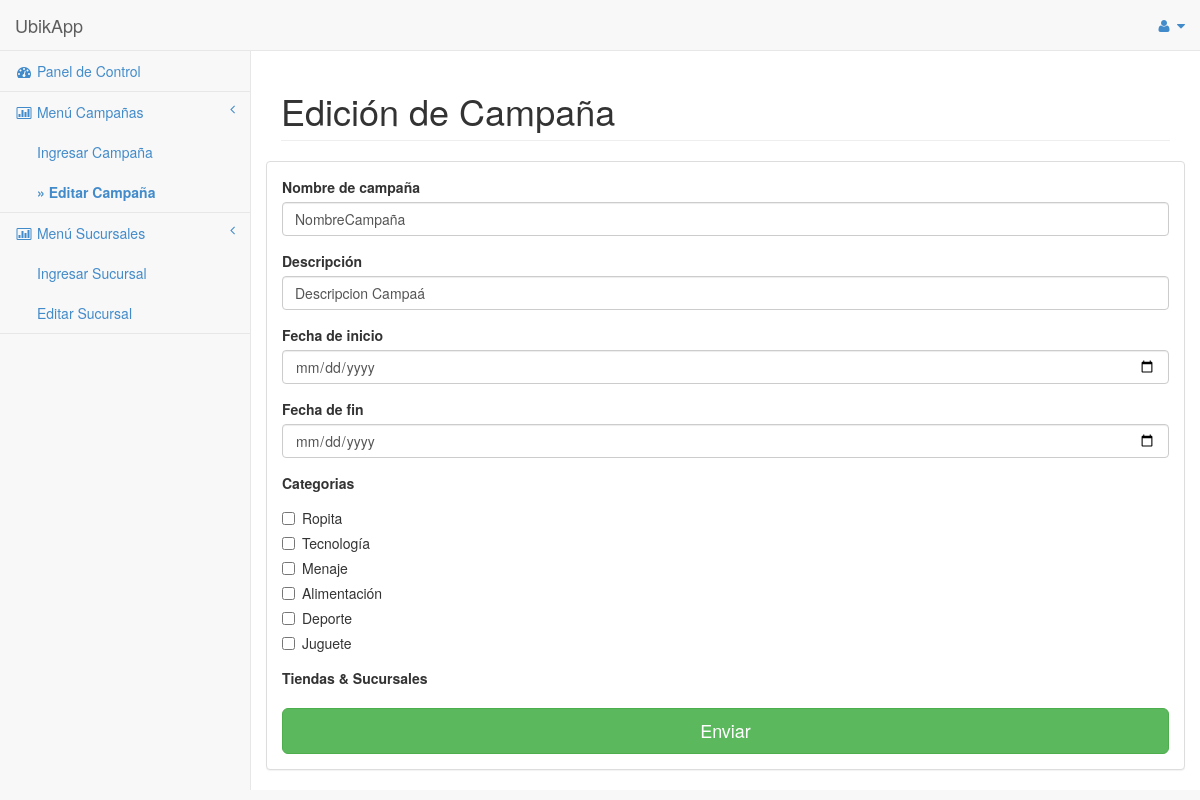
/www/editCampanaIndividual.php?idCampana=4 (signed in), run on an earlier commit of the app's database.
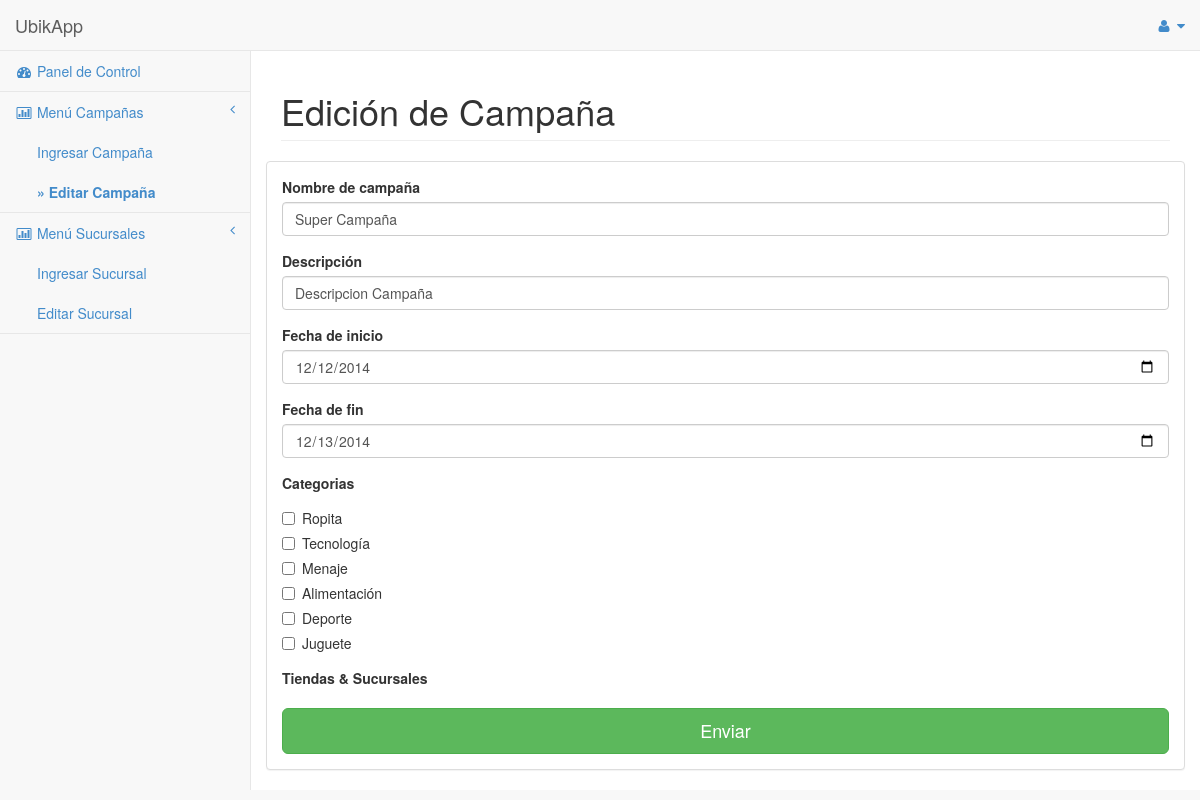
And on a later commit of the database.
### tables this page shows
CREATE TABLE `Campana` (
  `id` int(11) NOT NULL AUTO_INCREMENT,
  `Empresa_id` int(11) NOT NULL,
  `nombre` varchar(50) DEFAULT NULL,
  `descripcion` longtext,
  `fechaIngreso` datetime DEFAULT NULL,
  `distanciaCampana` int(11) DEFAULT NULL,
  `fechaInicio` date DEFAULT NULL,
  `fechaFin` date DEFAULT NULL,
  `imagen1` varchar(45) DEFAULT NULL,
  `imagen2` varchar(45) DEFAULT NULL,
  `imagen3` varchar(45) DEFAULT NULL,
  `multipleCampana` int(11) DEFAULT '0',
  `Estado_id` int(11) NOT NULL,
  PRIMARY KEY (`id`),
  KEY `fk_Campana_estado1_idx` (`Estado_id`),
  KEY `fk_Campana_Empresa1_idx` (`Empresa_id`),
  CONSTRAINT `fk_Campana_Empresa1` FOREIGN KEY (`Empresa_id`) REFERENCES `Empresa` (`id`) ON DELETE NO ACTION ON UPDATE NO ACTION,
  CONSTRAINT `fk_Campana_estado1` FOREIGN KEY (`Estado_id`) REFERENCES `Estado` (`id`) ON DELETE NO ACTION ON UPDATE NO ACTION
);

CREATE TABLE `Categoria` (
  `id` int(11) NOT NULL AUTO_INCREMENT,
  `nombre` varchar(100) DEFAULT NULL,
  `descripcion` varchar(255) DEFAULT NULL,
  `ownerIngreso` varchar(100) DEFAULT NULL,
  `fechaIngreso` datetime DEFAULT NULL,
  `ownerEdicion` varchar(100) DEFAULT NULL,
  `fechaEdicion` datetime DEFAULT NULL,
  PRIMARY KEY (`id`)
);

### lib/funciones.inc.php (the view, shortened to what this page needs)
<?php
include('db.inc.php');
function sitioActualBold($sesion) {
	if($sesion == $_SESSION['pagina']) {
		return ' style="font-weight: bold" >&raquo; ';
	} else {
		return ' >';
	}
}
function readCategorias() {
	global $link;
	$query = "SELECT id, nombre FROM Categoria";
	$resultado = mysql_query($query,$link);
	while($row = mysql_fetch_assoc($resultado)) {
		echo '
		<div class="checkbox">
		<label>
		<input type="checkbox" value="'.$row['id'].'" name="categoria['.$row['id'].']">'.$row['nombre'].'
		</label>
		</div>
		';
	}
}
?>

### www/editCampanaIndividual.php (shortened to what this page needs)
<?php
include('../lib/funciones.inc.php');
?>
<!DOCTYPE html>
<html lang="en">
<head>
    <link href="css/bootstrap.min.css" rel="stylesheet">
    <link href="css/plugins/metisMenu/metisMenu.min.css" rel="stylesheet">
    <link href="css/sb-admin-2.css" rel="stylesheet">
    <link href="font-awesome-4.1.0/css/font-awesome.min.css" rel="stylesheet" type="text/css">
</head>
<body>
    <div id="wrapper">
        <?php
        include('header.php');
        ?>
            <?php
            	include('menu.general.php');
            ?>
        </nav>
        <div id="page-wrapper">
            <div class="row">
                <div class="col-lg-12">
                    <h1 class="page-header">Edici&oacute;n de Campa&ntilde;a</h1>
                </div>
            </div>
            <div class="row">
                <div class="col-lg-8-">
                    <div class="panel panel-default">
                        <?php
                            if(!$_GET['idCampana']) {
                                echo "<b style='color:red'>Error, sin datos ingresados</b>";
								print_r($_GET);
							} else {
                                global $link;
                                $query = "SELECT id, Empresa_id, nombre, descripcion, fechaInicio, fechaFin
                                            FROM Campana
                                            WHERE id = ".$_GET['idCampana']."";
                                $resultado = mysql_query($query,$link);
                                $arr = mysql_fetch_assoc($resultado);
                            }
						?>
                        <div class="panel-body">
	                     <form role="form" action="editCampanaIndividual.php" method="get">
                        	<div class="form-group">
                        		<label>Nombre de campaña</label>
                        		<input name="nombre" class="form-control" placeholder="Promoci&oacute;n imperdible!" value="<?=$arr['nombre'];?>">
                        	</div>
							<div class="form-group">
								<label>Descripci&oacute;n</label>
								<input name="descripcion" class="form-control" placeholder="Descripci&oacute;n del producto"
                                    value="<?=$arr['descripcion'];?>">
                            </div>
							<div class="form-group">
								<label>Fecha de inicio</label>
								<input type="date" name="fechaInicio" class="form-control" placeholder="AAAA-mm-dd hh:mm:ss"
                                    value="<?=$arr['fechaInicio'];?>" >
							</div>
							<div class="form-group">
								<label>Fecha de fin</label>
								<input type="date" name="fechaFin" min="2014-01-02 00:00:00" class="form-control" placeholder="AAAA-mm-dd hh:mm:ss"
                                    value="<?=$arr['fechaFin'];?>" >
							</div>
							<div class="form-group">
								<label>Categorias</label>
								<?=readCategorias();?>
							</div>
							<div class="form-group">
								<label>Tiendas & Sucursales</label>
							</div>
                		   <input type="submit" class="btn btn-lg btn-success btn-block" value="Enviar">
                		 </form>
            			</div>
                    </div>
                    </div>
                </div>
            </div>
        </div>
</body>
</html>

### www/header.php (shortened to what this page needs)
<nav class="navbar navbar-default navbar-static-top" role="navigation" style="margin-bottom: 0">
    <div class="navbar-header">
        <a class="navbar-brand" href="index.php">UbikApp</a>
    </div>
    <ul class="nav navbar-top-links navbar-right">
        <li class="dropdown">
            <a class="dropdown-toggle" data-toggle="dropdown" href="#">
                <i class="fa fa-user fa-fw"></i>  <i class="fa fa-caret-down"></i>
            </a>
        </li>
    </ul>

### www/menu.general.php
<div class="navbar-default sidebar" role="navigation">
                <div class="sidebar-nav navbar-collapse">
                    <ul class="nav" id="side-menu">
                        <li>
                            <a href="index.php"<?=sitioActualBold('indice')?><i class="fa fa-dashboard fa-fw"></i> Panel de Control</a>
                        </li>
                        <li>
                            <a href="#"><i class="fa fa-bar-chart-o fa-fw"></i> Men&uacute; Campa&ntilde;as<span class="fa arrow"></span></a>
                            <ul class="nav nav-second-level">
                                <li>
                                    <a href="addCampana.php" <?=sitioActualBold('addCampana')?>Ingresar Campa&ntilde;a</a>
                                </li>
                                <li>
                                    <a href="editCampana.php" <?=sitioActualBold('editCampana')?>Editar Campa&ntilde;a</a>
                                </li>
                            </ul>
                        </li>
                        <li>
                            <a href="#"><i class="fa fa-bar-chart-o fa-fw"></i> Men&uacute; Sucursales<span class="fa arrow"></span></a>
                            <ul class="nav nav-second-level">
                                <li>
                                    <a href="addSucursal.php" <?=sitioActualBold('addSucursal')?>Ingresar Sucursal</a>
                                </li>
                                <li>
                                    <a href="editSucursal.php" <?=sitioActualBold('editSucursal')?>Editar Sucursal</a>
                                </li>
                            </ul>
                        </li>
                      </ul>
                </div>
            </div>

### www/css/sb-admin-2.css (style rules this page uses)
body { background-color: #f8f8f8; }
#wrapper { width: 100%; }
#page-wrapper { padding: 0 15px; min-height: 568px; background-color: #fff; }
@media (min-width:768px) { #page-wrapper { position: inherit; margin: 0 0 0 250px; padding: 0 30px; border-left: 1px solid #e7e7e7; } }
.navbar-top-links li { display: inline-block; }
.navbar-top-links li:last-child { margin-right: 15px; }
.navbar-top-links li a { padding: 15px; min-height: 50px; }
.sidebar .sidebar-nav.navbar-collapse { padding-right: 0; padding-left: 0; }
.sidebar ul li { border-bottom: 1px solid #e7e7e7; }
.sidebar .arrow { float: right; }
.sidebar .fa.arrow:before { content: "\f104"; }
.sidebar .nav-second-level li, .sidebar .nav-third-level li { border-bottom: 0!important; }
.sidebar .nav-second-level li a { padding-left: 37px; }
@media (min-width:768px) { .sidebar { z-index: 1; position: absolute; width: 250px; margin-top: 51px; } }

What changed in the data, as far as the page shows it:
changed campana: nombre "NombreCampaña" → "Super Campaña"; descripcion "Descripcion Campaá" → "Descripcion Campaña"; fechaInicio (not shown) → "12/12/2014"; fechaFin (not shown) → "12/13/2014"
